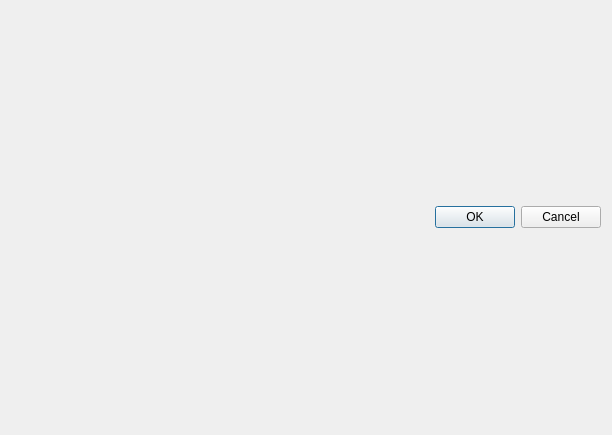
<?xml version="1.0" encoding="UTF-8"?>
<ui version="4.0">
 <class>Graph</class>
 <widget class="QDialog" name="Graph">
  <property name="geometry">
   <rect>
    <x>0</x>
    <y>0</y>
    <width>612</width>
    <height>435</height>
   </rect>
  </property>
  <property name="windowTitle">
   <string>Dialog</string>
  </property>
  <layout class="QGridLayout" name="gridLayout">
   <item row="0" column="0">
    <widget class="QDialogButtonBox" name="buttonBox">
     <property name="orientation">
      <enum>Qt::Horizontal</enum>
     </property>
     <property name="standardButtons">
      <set>QDialogButtonBox::Cancel|QDialogButtonBox::Ok</set>
     </property>
    </widget>
   </item>
  </layout>
 </widget>
 <resources/>
 <connections>
  <connection>
   <sender>buttonBox</sender>
   <signal>accepted()</signal>
   <receiver>Graph</receiver>
   <slot>accept()</slot>
   <hints>
    <hint type="sourcelabel">
     <x>248</x>
     <y>254</y>
    </hint>
    <hint type="destinationlabel">
     <x>157</x>
     <y>274</y>
    </hint>
   </hints>
  </connection>
  <connection>
   <sender>buttonBox</sender>
   <signal>rejected()</signal>
   <receiver>Graph</receiver>
   <slot>reject()</slot>
   <hints>
    <hint type="sourcelabel">
     <x>316</x>
     <y>260</y>
    </hint>
    <hint type="destinationlabel">
     <x>286</x>
     <y>274</y>
    </hint>
   </hints>
  </connection>
 </connections>
</ui>
